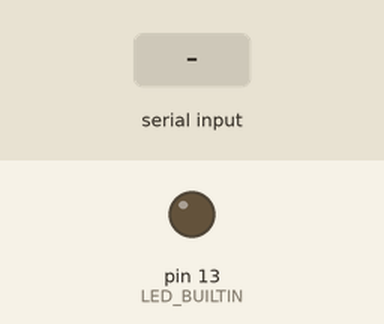
A sketch run on a simulated Arduino Uno, built with avr-gcc and run on an emulated ATmega328P. Shown: output pins drawn as LEDs (lit = HIGH). The test bench sets the inputs (shaded band). What the sketch prints to the serial monitor is not drawn.

Above: at 1.2 s.
1.3 s: "1" received over Serial
Timing chart, 0 to 4.3 s (numbered marks = the images above; inputs shaded):
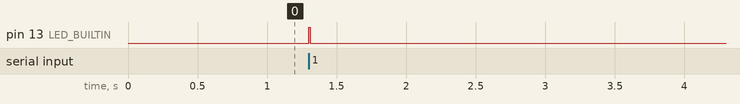

The sketch:

exp-35-serial-communication.ino
```cpp
// Serial Communication — echoes input as uppercase, blinks the on-board
// LED once per received byte, and periodically self-prints a banner so the
// headless capture has interesting log content even without input.

const unsigned long BANNER_MS = 400;

unsigned long lastBanner = 0;
unsigned long byteCount  = 0;

void setup() {
  Serial.begin(9600);
  pinMode(LED_BUILTIN, OUTPUT);
  Serial.println("Serial-echo: ready");
  Serial.println("Send characters; I will echo them as UPPERCASE and blink the LED once per byte.");
}

void loop() {
  while (Serial.available() > 0) {
    int c = Serial.read();
    if (c < 0) break;
    // Blink for this byte (non-blocking-ish — short pulse).
    digitalWrite(LED_BUILTIN, HIGH);
    delay(10);
    digitalWrite(LED_BUILTIN, LOW);
    char upper = (char)c;
    if (upper >= 'a' && upper <= 'z') upper = upper - 'a' + 'A';
    byteCount++;
    Serial.print("rx[");
    Serial.print(byteCount);
    Serial.print("]=");
    Serial.print((char)c);
    Serial.print(" -> ");
    Serial.println(upper);
  }

  unsigned long now = millis();
  if (now - lastBanner >= BANNER_MS) {
    Serial.print("banner t=");
    Serial.print(now);
    Serial.print("ms total_rx=");
    Serial.println(byteCount);
    lastBanner = now;
  }
}
```

Measured:
- after the input at 1.3 s, pin 13 (LED_BUILTIN): LOW → HIGH at once, → LOW 0.01 s later
